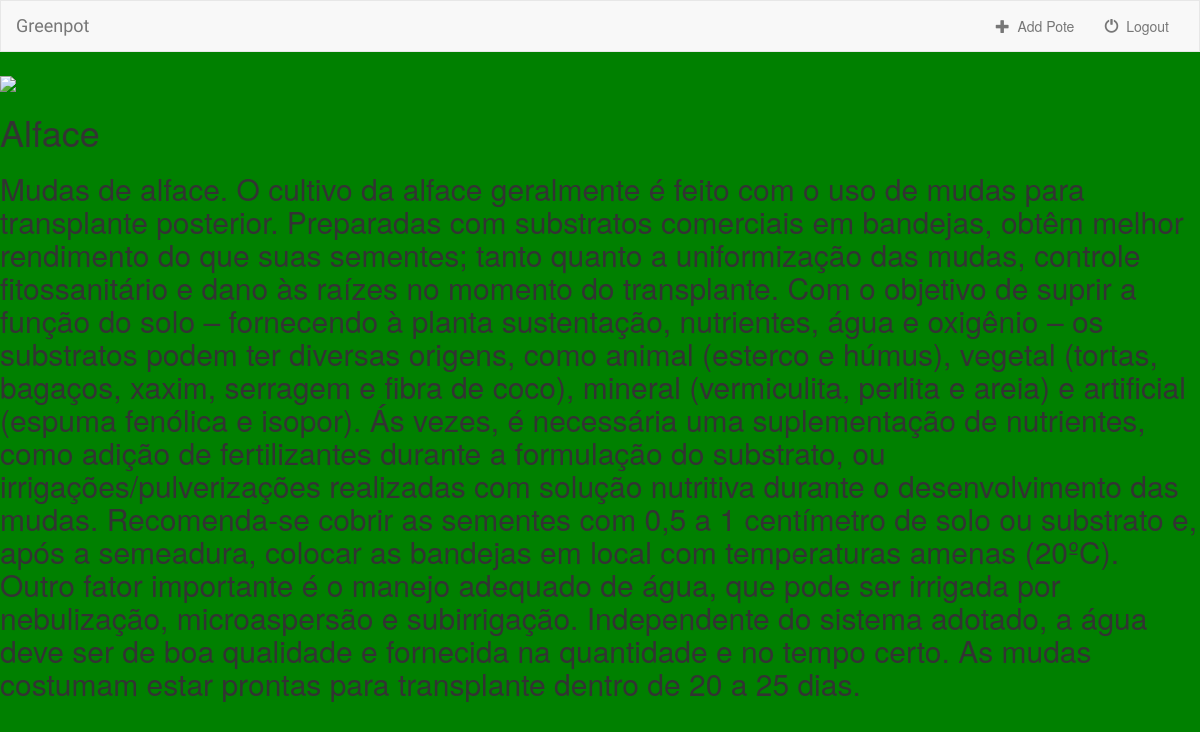
/1/ (signed in), run on the app's committed database.
### home/models.py (models this page shows, shortened)
class Planta(models.Model):
    nome = models.CharField(max_length=250)
    planta_logo = models.CharField(max_length=1000)
    descricao_planta = models.CharField(max_length=1500)
    umidade = models.CharField(max_length=20)

### home/views.py (the view)
# urls.py: url(r'^(?P<pk>[0-9]+)/$', login_required(views.DetailView.as_view()), name='detail'),
class DetailView(generic.DetailView):
    model = Planta
    template_name = 'home/detail.html'

### home/templates/home/detail.html (shortened to what this page needs)
{% extends 'home/base.html' %}
{% block body %}
<img src="{{ planta.planta_logo }}" style="width: 250px;">
    <h1>{{ planta.nome }}</h1>
    <h2>{{ planta.descricao_planta }}</h2>
{% endblock %}

### home/static/home/style.css (style rules this page uses)
body { background-color: green; }

### data on the page
Planta: nome "Alface", descricao_planta "Mudas de alface. O cultivo da alface geralmente é feito com o uso de mudas para transplante posterior. Preparadas com substratos comerciais em bandejas, obtêm melhor rendimento do que suas sementes; tanto quanto a uniformização das mudas, controle fitossanitário e dano às raízes no momento do transplante. Com o objetivo de suprir a função do solo – fornecendo à planta sustentação, nutrientes, água e oxigênio – os substratos podem ter diversas origens, como animal (esterco e húmus), vegetal (tortas, bagaços, xaxim, serragem e fibra de coco), mineral (vermiculita, perlita e areia) e artificial (espuma fenólica e isopor). Ás vezes, é necessária uma suplementação de nutrientes, como adição de…"
